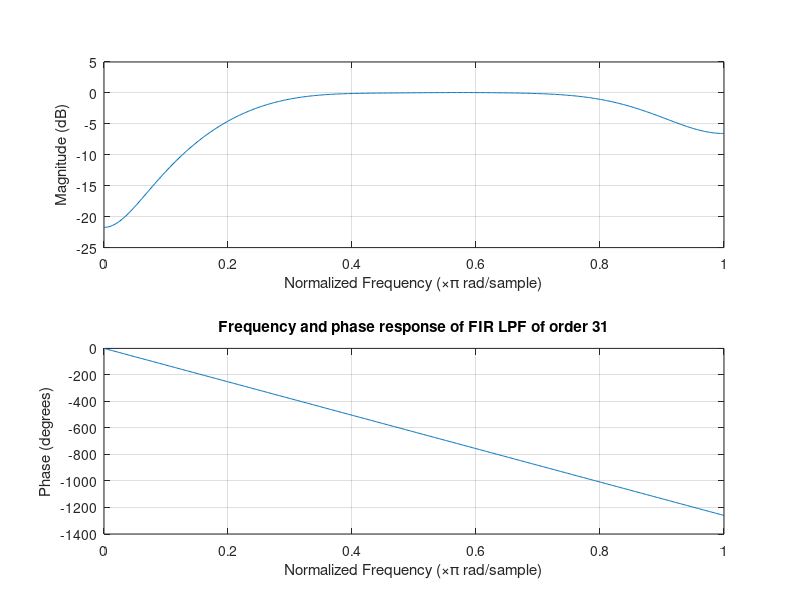
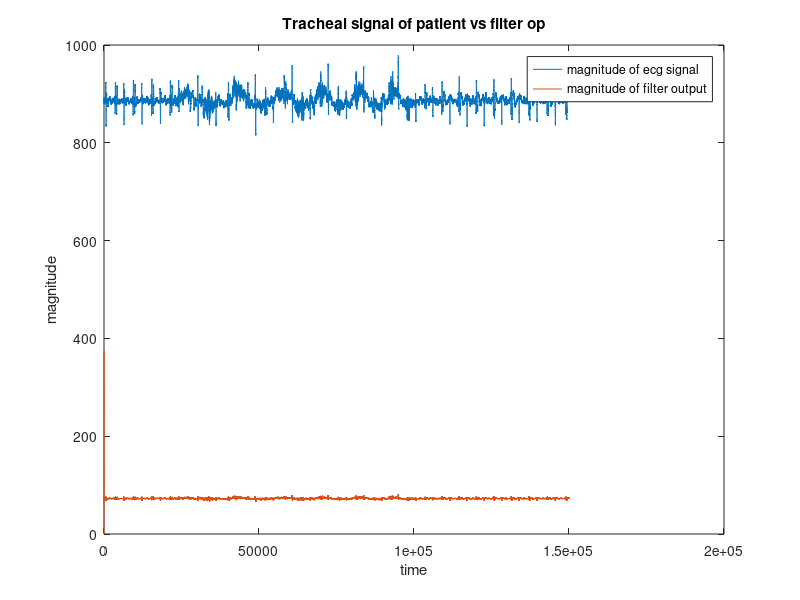

Recreate these plots in MATLAB, in order.
load('Project1.mat')
load('Project2.mat')

f = [0 0.15 0.2 0.9 0.95 1];
m = [0 0 1 1 0 0];
b= fir2(14,f,m);
freqz(b,1)
title('Frequency and phase response of FIR LPF of order 31')

figure (2);
y = filter(b,1,e002);                 
plot(abs(e002));
hold on;
plot(abs(y));
legend('magnitude of ecg signal','magnitude of filter output');
xlabel ('time');
ylabel('magnitude');
title('Tracheal signal of patient vs filter op');